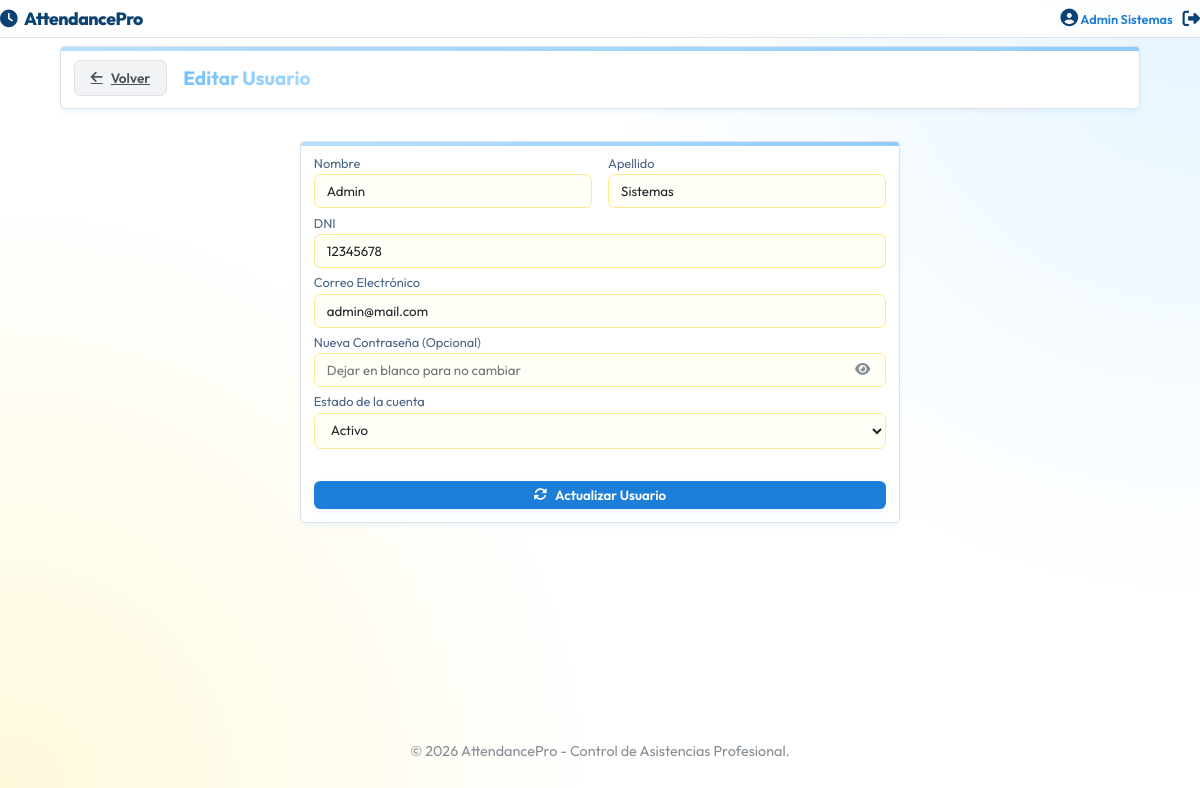
The app's page /admin/editar/1 (signed in) with its own data.
### tables this page shows
CREATE TABLE IF NOT EXISTS usuarios (
    id INT AUTO_INCREMENT PRIMARY KEY,
    rol_id INT NOT NULL,
    nombre VARCHAR(100) NOT NULL,
    apellido VARCHAR(100) NOT NULL,
    dni VARCHAR(20) UNIQUE,
    email VARCHAR(150) NOT NULL UNIQUE,
    password VARCHAR(255) NOT NULL,
    status TINYINT DEFAULT 1,
    created_at TIMESTAMP DEFAULT CURRENT_TIMESTAMP,
    FOREIGN KEY (rol_id) REFERENCES roles(id) ON DELETE CASCADE
);

### app/Controllers/AdminController.php (called while the page is built, shortened)
<?php
class AdminController extends Controller {
    public function editar($id) {
        $userModel = $this->model('Usuario');
        $usuario = $userModel->getUserById($id);
        $this->view('admin/usuarios/editar', [
            'title'   => 'Editar Usuario',
            'usuario' => $usuario
        ]);
    }
}

### app/Core/Router.php (called while the page is built, shortened)
<?php
class Router {
    protected $method = 'index';
    public function __construct() {
        $url = $this->parseUrl();
        if (file_exists('../app/Controllers/' . ucfirst($url[0]) . 'Controller.php')) {
            unset($url[0]);
        }
        $this->controller = new $controllerClass;
        if (isset($url[1])) {
            if (method_exists($this->controller, $url[1])) {
                $this->method = $url[1];
                unset($url[1]);
            }
        }
        $this->params = $url ? array_values($url) : [];
        call_user_func_array([$this->controller, $this->method], $this->params);
    }
    public function parseUrl() {
        if (isset($_GET['url'])) {
            return explode('/', filter_var(rtrim($_GET['url'], '/'), FILTER_SANITIZE_URL));
        }
        return ['auth', 'index'];
    }
}

### public/index.php (called while the page is built, shortened)
<?php
spl_autoload_register(function ($class) {
    $prefix = 'App\\';
    $base_dir = __DIR__ . '/../app/';
    $len = strlen($prefix);
    $relative_class = substr($class, $len);
    $file = $base_dir . str_replace('\\', '/', $relative_class) . '.php';
});
$router = new Router();

### app/Core/Model.php (called while the page is built, shortened)
<?php
abstract class Model {
    public function __construct() {
        $this->db = Database::getInstance()->getConnection();
    }
}

### app/Core/Database.php (called while the page is built, shortened)
<?php
class Database {
    private static $instance = null;
    private $connection;
    private function __construct() {
        try {
            $dsn = "mysql:host=" . DB_HOST . ";dbname=" . DB_NAME . ";charset=utf8mb4";
            $this->connection = new PDO($dsn, DB_USER, DB_PASS, [
                PDO::ATTR_ERRMODE => PDO::ERRMODE_EXCEPTION,
                PDO::ATTR_DEFAULT_FETCH_MODE => PDO::FETCH_ASSOC,
                PDO::ATTR_EMULATE_PREPARES => false,
            ]);
        } catch (PDOException $e) {
            die("Error de conexión: " . $e->getMessage());
        }
    }
    public static function getInstance() {
        if (!self::$instance) {
            self::$instance = new Database();
        }
        return self::$instance;
    }
    public function getConnection() {
        return $this->connection;
    }
}

### app/Models/Usuario.php (called while the page is built, shortened)
<?php
class Usuario extends Model {
    public function getUserById($id) {
        $stmt = $this->db->prepare("SELECT * FROM usuarios WHERE id = :id");
        $stmt->execute(['id' => $id]);
        return $stmt->fetch();
    }
}

### app/Views/admin/usuarios/editar.php (the view, shortened to what this page needs)
<?php require_once '../app/Views/layouts/header.php'; ?>
<div class="glass-card" style="margin-bottom: 2rem;">
    <div style="display: flex; align-items: center; gap: 1rem;">
        <a href="<?php echo URL_BASE; ?>/admin" class="btn btn-secondary" style="padding: 0.5rem 1rem;">
            <i class="fas fa-arrow-left"></i> Volver
        </a>
        <h1 class="text-gradient">Editar Usuario</h1>
    </div>
</div>
<div class="glass-card" style="max-width: 600px; margin: 0 auto;">
    <form action="<?php echo URL_BASE; ?>/admin/actualizar/<?php echo $data['usuario']['id']; ?>" method="POST">
        <div style="display: grid; grid-template-columns: 1fr 1fr; gap: 1rem;">
            <div class="form-group">
                <label class="form-label">Nombre</label>
                <input type="text" name="nombre" class="form-control" value="<?php echo $data['usuario']['nombre']; ?>" required>
            </div>
            <div class="form-group">
                <label class="form-label">Apellido</label>
                <input type="text" name="apellido" class="form-control" value="<?php echo $data['usuario']['apellido']; ?>" required>
            </div>
        </div>
        <div class="form-group">
            <label class="form-label">DNI</label>
            <input type="text" name="dni" class="form-control" value="<?php echo $data['usuario']['dni'] ?? ''; ?>">
        </div>
        <div class="form-group">
            <label class="form-label">Correo Electrónico</label>
            <input type="email" name="email" class="form-control" value="<?php echo $data['usuario']['email']; ?>" required>
        </div>
        <div class="form-group">
            <label class="form-label">Nueva Contraseña (Opcional)</label>
            <div style="position: relative;">
                <input type="password" name="password" id="password" class="form-control" placeholder="Dejar en blanco para no cambiar" style="padding-right: 2.5rem;">
                <i class="fas fa-eye" id="togglePassword" style="position: absolute; right: 1rem; top: 50%; transform: translateY(-50%); color: var(--text-muted); cursor: pointer;"></i>
            </div>
        </div>
        <div class="form-group">
            <label class="form-label">Estado de la cuenta</label>
            <select name="status" class="form-control" required>
                <option value="1" <?php echo $data['usuario']['status'] == 1 ? 'selected' : ''; ?>>Activo</option>
            </select>
        </div>
        <div style="margin-top: 2rem;">
            <button type="submit" class="btn btn-primary" style="width: 100%;">
                <i class="fas fa-sync-alt"></i> Actualizar Usuario
            </button>
        </div>
    </form>
</div>
<?php require_once '../app/Views/layouts/footer.php'; ?>

### public/css/style.css (style rules this page uses)
:root { --primary: #74c0fc; --secondary: #a5d8ff; --bg: #ffffff; --surface: #ffffff; --text: #212529; --text-muted: #868e96; --accent: #e7f5ff; --success: #69db7c; --danger: #ff8787; --warning: #ffd43b; --glass: rgba(255, 255, 255, 0.9); --border: #dee2e6; --shadow-color: rgba(116, 192, 252, 0.1); }
* { margin: 0; padding: 0; box-sizing: border-box; font-family: 'Outfit', sans-serif; }
body { background: radial-gradient(circle at top right, #e7f5ff, transparent 600px), radial-gradient(circle at bottom left, #fff9db, transparent 600px), #ffffff; background-attachment: fixed; color: var(--text); min-height: 100vh; display: flex; flex-direction: column; font-size: 0.85rem; }
.glass-card { background: var(--surface); backdrop-filter: blur(12px); -webkit-backdrop-filter: blur(12px); border: 1px solid var(--border); border-radius: 0.25rem; padding: 0.8rem; box-shadow: 0 4px 6px -1px var(--shadow-color), 0 2px 4px -2px var(--shadow-color); position: relative; overflow: hidden; }
.glass-card::before { content: ''; position: absolute; top: 0; left: 0; width: 100%; height: 4px; background: linear-gradient(to right, var(--secondary), var(--primary)); opacity: 0.8; }
h1 { font-size: 1.2rem; font-weight: 700; }
.text-gradient { background: linear-gradient(to right, var(--primary), var(--secondary)); -webkit-background-clip: text; -webkit-text-fill-color: transparent; }
.btn { padding: 0.4rem 0.8rem; border-radius: 0.4rem; border: none; cursor: pointer; font-weight: 600; transition: all 0.3s ease; display: inline-flex; align-items: center; justify-content: center; gap: 0.5rem; }
.btn-primary { background: #1c7ed6; color: #ffffff; box-shadow: 0 4px 10px var(--shadow-color); }
.btn-secondary { background: #f1f3f5; color: #495057; border: 1px solid #dee2e6; }
.form-group { margin-bottom: 0.4rem; }
.form-label { display: block; margin-bottom: 0.2rem; color: #4b6584; font-size: 0.8rem; }
.form-control { width: 100%; padding: 0.5rem 0.75rem; border-radius: 0.4rem; background: #fffff7; border: 1px solid #fde68a; color: var(--text); outline: none; transition: all 0.3s; }

### records on screen
usuarios: nombre "Admin", apellido "Sistemas", dni "12345678", email "admin@mail.com", status "Activo"

### other values on screen
APP_NAME "AttendancePro"
$_SESSION['user_name'] "Admin Sistemas"
